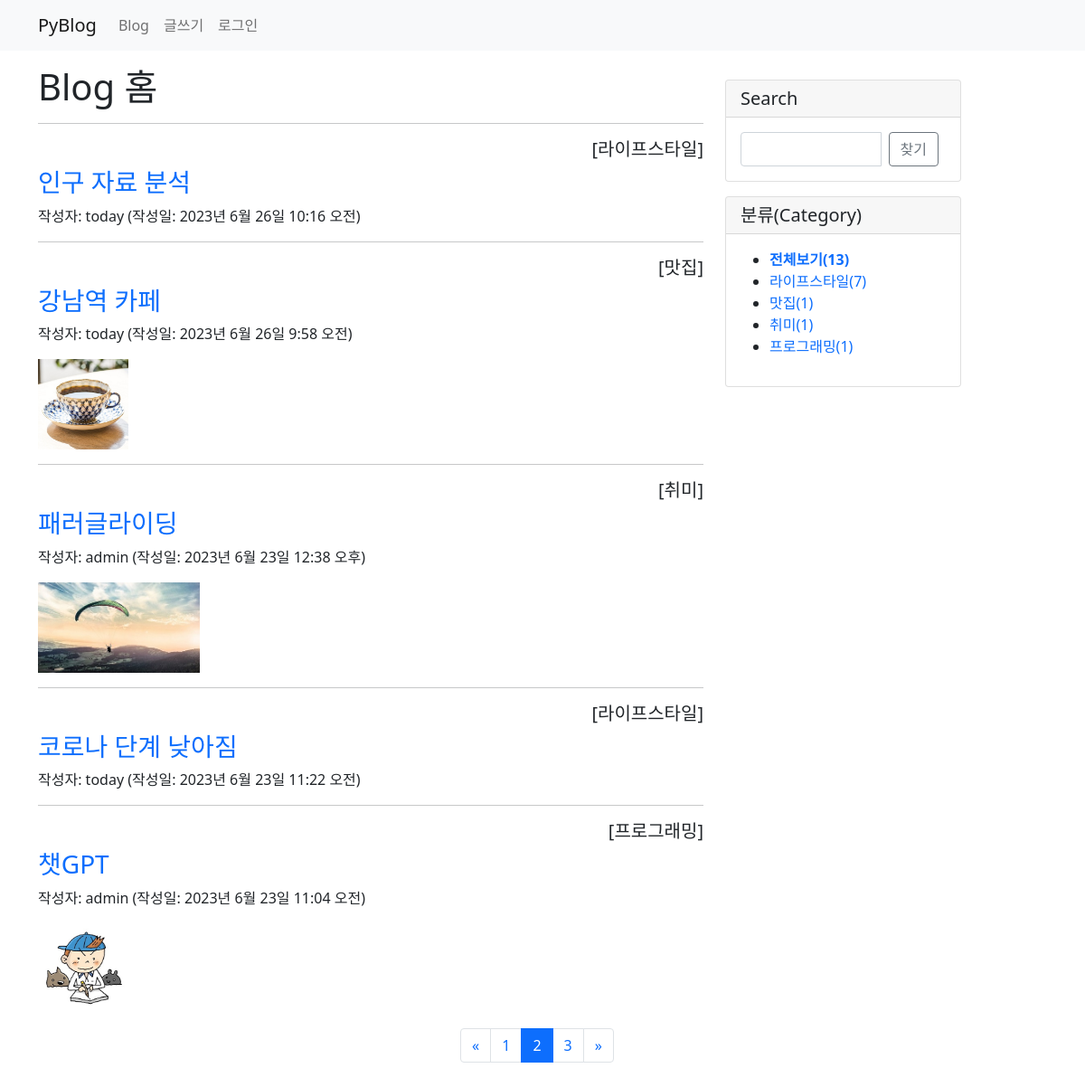
Screenshot of /blog/?page=2 with the database file from the repository.
### blog/models.py (models this page shows, shortened)
class Post(models.Model):
    author = models.ForeignKey(User, on_delete=models.CASCADE)  # 글쓴이   # import
    title = models.CharField(max_length=100)    # 제목
    content = models.TextField()                # 내용
    pub_date = models.DateTimeField()           # 발행일
    modify_date = models.DateTimeField(null=True, blank=True)   # 입력 폼이 비어도 됨
    photo = models.ImageField(upload_to='blog/images/%Y/%m/%d/',    # 저장될 위치지정. 날짜별로 소문자 m이어야 달(월)
                              null=True, blank=True)    # null 허용, 파일 첨부 X일 수 있음
    file = models.FileField(upload_to='blog/files/%Y/%m/%d/',   # 파일 첨부 필드
                            null=True, blank=True)
    category = models.ForeignKey(Category, null=True, blank=True,   # 카테고리를 외래키로. 이래서 카테고리를 더 위에 적어야 함
                                 on_delete=models.SET_NULL)     # 카테고리가 삭제되어도 Null이 될 뿐 삭제되지는 않음

class Category(models.Model):
    name = models.CharField(max_length=50, unique=True)
    slug = models.SlugField(max_length=200, unique=True, allow_unicode=True)
    def __str__(self):
        return self.name
    def get_absolute_url(self):
        return reverse('blog:category_page', args=[self.slug])  # import django
    class Meta:
        ordering = ['name']     # 이름순 정렬
        verbose_name = 'category'
        verbose_name_plural = 'categories'  # 여러개일때는 문법적으로 복수형으로, 안붙이면 그냥 categorys가 됨

### blog/views.py (the view)
# urls.py: path('', views.post_list, name='post_list'),        # 목록       # import path django
def post_list(request):
    post_list = Post.objects.order_by('-pub_date')  # 생성일 기준 내림차순 정렬
    categories = Category.objects.all()     # 카테고리 추가
    total_post = len(post_list)
    kw = request.GET.get('kw', '')  # 입력폼에서 넘어온 키워드
    if kw:
        post_list = post_list.filter(
            Q(title__icontains=kw) |    # 제목 검색
            Q(content__icontains=kw) |  # 내용 검색
            Q(author__username__icontains=kw)   # 글쓴이 검색
        ).distinct()
    page = request.GET.get('page', 1)
    paginator = Paginator(post_list, 5)     # 페이지당 포스트 개수 - 5   # import
    page_obj = paginator.get_page(page)
    context = {'post_list': page_obj, 'categories': categories, 'total_post': total_post, 'kw': kw, }
    return render(request, 'blog/post_list.html', context)

### templates/blog/post_list.html (shortened to what this page needs)
{% extends 'base.html' %}
{% block content %}
            <h1>Blog 홈</h1>
            {% if post_list %}
                {% for post in post_list %}
                    <hr>
                    {% if post.category %}
                    <h5 class="text-end">[{{ post.category }}]</h5>
                    {% endif %}
                    <h3>
                        <a href="{% url 'blog:detail' post.id %}">{{ post.title }}</a>
                    </h3>
                    <p>작성자: {{ post.author }} (작성일: {{ post.pub_date }})
                    </p>
                    {% if post.photo %}
                    <img src="{{ post.photo.url }}" style="height: 100px;">
                    {% endif %}
                {% endfor %}
            {% else %}
            <p>포스트가 없습니다.</p>
            {% endif %}
{% endblock %}

### templates/base.html (shortened to what this page needs)
<!DOCTYPE html>
<html lang="ko">
{% load static %}
<head>
    <link rel="stylesheet" href="{% static 'blog/css/bootstrap.css' %}">
    <link rel="stylesheet" href="{% static 'blog/css/style.css' %}">
</head>
<body>
{% include 'navbar.html' %}
<div class="container my-3">
    <div class="row">
        {% if total_post %}
        <div class="col-8">
        {% endif %}
{% block content %}
{% endblock %}
        </div>
        {% if total_post %}
        <div class="col-4 col-lg-3">
            <div class="card my-3">
                <h5 class="card-header">Search</h5>
                <div class="card-body">
                    <div class="input-group">
                        <input type="text" class="kw form-control" value="{{ kw }}">
                        <div class="input-group-append mx-2">
                            <button type="button" id="btn_search"
                                    class="btn btn-outline-secondary">찾기</button>
                        </div>
                    </div>
                </div>
            </div>
            <div class="card my-3">
            <h5 class="card-header">분류(Category)</h5>
                <div class="card-body">
                    <ul>
                        <li><a href="{% url 'blog:post_list' %}">
                            {% if not current_category %}
                            <b>전체보기({{ total_post }})</b>
                            {% else %}
                            전체보기({{ total_post }})
                            {% endif %}
                        </a></li>
                        {% for category in categories %}
                            {% if current_category.slug == category.slug %}
                            <li style="background: #ff0">
                                <a href="{{ category.get_absolute_url }}">
                                    {{ category.name }}({{ category.post_set.count }})
                                </a>
                            </li>
                            {% else %}
                            <li>
                                <a href="{{ category.get_absolute_url }}">
                                    {{ category.name }}({{ category.post_set.count }})
                                </a>
                            </li>
                            {% endif %}
                        {% endfor %}
                    </ul>
                </div>
            </div>
        </div>
        {% endif %}
    </div>
    {% if total_post %}
    <div class="row my-3">
        <ul class="pagination justify-content-center">
            {% if post_list.has_previous %}
            <li class="page-item">
                <a class="page-link" href="?page={{ post_list.previous_page_number }}">
                    &laquo;
                </a>
            </li>
            {% endif %}
            {% for page_number in post_list.paginator.page_range %}
                {% if page_number == post_list.number %}
                <li class="page-item active">
                    <a class="page-link" href="?page={{ page_number }}">
                        {{ page_number }}
                    </a>
                </li>
                {% else %}
                <li class="page-item">
                    <a class="page-link" href="?page={{ page_number }}">
                        {{ page_number }}
                    </a>
                </li>
                {% endif %}
            {% endfor %}
            {% if post_list.has_next %}
            <li class="page-item">
                <a class="page-link" href="?page={{ post_list.next_page_number }}">
                    &raquo;
                </a>
            </li>
            {% endif %}
        </ul>
    </div>
    {% endif %}
</div>
</body>
</html>

### templates/navbar.html (shortened to what this page needs)
{% load socialaccount %}
<nav class="navbar navbar-expand-lg navbar-light bg-light">
  <div class="container">
    <a class="navbar-brand" href="/">PyBlog</a>
    <div class="collapse navbar-collapse" id="navbarNavDropdown">
      <ul class="navbar-nav">
        <li class="nav-item">
          <a class="nav-link" href="{% url 'blog:post_list' %}">Blog</a>
        </li>
        <li class="nav-item">
          <a class="nav-link" href="{% url 'blog:post_create' %}">글쓰기</a>
        </li>
      </ul>
      <ul class="navbar-nav ml-auto">
        {% if user.is_authenticated %}
        <li class="nav-item dropdown">
          <a class="nav-link dropdown-toggle" href="#" id="navbarDropdownMenuLink" data-bs-toggle="dropdown">
            {{ user.username }}
          </a>
          <div class="dropdown-menu" aria-labelledby="navbarDropdownMenuLink">
            <a class="dropdown-item" href="{% url 'common:logout' %}">로그아웃</a>
          </div>
        </li>
        {% else %}
        <li class="nav-item dropdown">
          <a class="nav-link" href="#" data-bs-target="#loginModal" data-bs-toggle="modal">
            로그인
          </a>
        </li>
        {% endif %}
      </ul>
    </div>
  </div>
</nav>

### static/blog/css/style.css (style rules this page uses)
a { text-decoration: none; }

### rows the page displays
Post: category "라이프스타일", title "인구 자료 분석", author "today", pub_date "2023년 6월 26일 10:16 오전"
Post: category "맛집", title "강남역 카페", author "today", pub_date "2023년 6월 26일 9:58 오전", photo (picture)
Post: category "취미", title "패러글라이딩", author "admin", pub_date "2023년 6월 23일 12:38 오후", photo (picture)
Post: category "라이프스타일", title "코로나 단계 낮아짐", author "today", pub_date "2023년 6월 23일 11:22 오전"
Post: category "프로그래밍", title "챗GPT", author "admin", pub_date "2023년 6월 23일 11:04 오전", photo (picture)
Category: name "라이프스타일", post_set.count "7"
Category: name "맛집", post_set.count "1"
Category: name "취미", post_set.count "1"
Category: name "프로그래밍", post_set.count "1"

### other values shown
{{ total_post }} "13"
{{ page_number }} "1" "3"
{{ page_number }} "2"
